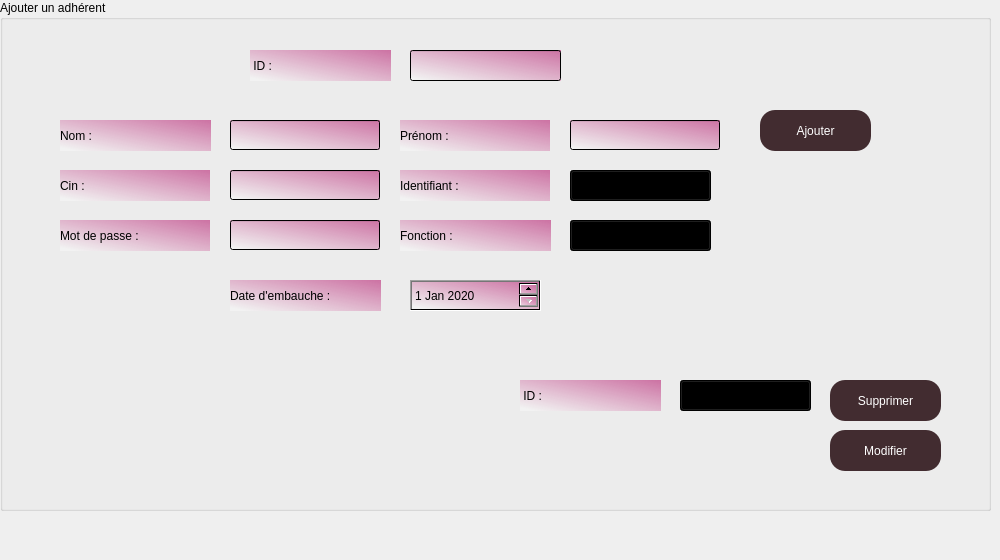
      <widget class="QWidget" name="Aherents">
       <attribute name="title">
        <string>Adhérents</string>
       </attribute>
       <widget class="QLabel" name="label_10">
        <property name="geometry">
         <rect>
          <x>0</x>
          <y>0</y>
          <width>991</width>
          <height>551</height>
         </rect>
        </property>
        <property name="minimumSize">
         <size>
          <width>991</width>
          <height>551</height>
         </size>
        </property>
        <property name="text">
         <string/>
        </property>
        <property name="pixmap">
         <pixmap>../other(img)/Teal And Brown Illustrated World Charity Day Poster.png</pixmap>
        </property>
       </widget>
       <widget class="QGroupBox" name="groupBox_3">
        <property name="geometry">
         <rect>
          <x>0</x>
          <y>0</y>
          <width>991</width>
          <height>511</height>
         </rect>
        </property>
        <property name="minimumSize">
         <size>
          <width>991</width>
          <height>200</height>
         </size>
        </property>
        <property name="styleSheet">
         <string notr="true">font: 12pt &quot;Times New Roman&quot;;</string>
        </property>
        <property name="title">
         <string>Ajouter un adhérent </string>
        </property>
        <widget class="QLabel" name="label_19">
         <property name="geometry">
          <rect>
           <x>60</x>
           <y>120</y>
           <width>151</width>
           <height>31</height>
          </rect>
         </property>
         <property name="minimumSize">
          <size>
           <width>101</width>
           <height>31</height>
          </size>
         </property>
         <property name="layoutDirection">
          <enum>Qt::LeftToRight</enum>
         </property>
         <property name="styleSheet">
          <string notr="true"> *{ background:qlineargradient(spread:pad, x1:0.058, y1:0.948864, x2:1, y2:0, stop:0 rgba(255, 255, 255, 74), stop:1 rgba(204, 114, 163, 255)); 
	font: 12pt &quot;Times New Roman&quot;;
}</string>
         </property>
         <property name="text">
          <string>Nom :</string>
         </property>
        </widget>
        <widget class="QLabel" name="label_18">
         <property name="geometry">
          <rect>
           <x>60</x>
           <y>170</y>
           <width>150</width>
           <height>31</height>
          </rect>
         </property>
         <property name="minimumSize">
          <size>
           <width>150</width>
           <height>31</height>
          </size>
         </property>
         <property name="styleSheet">
          <string notr="true"> *{ background:qlineargradient(spread:pad, x1:0.058, y1:0.948864, x2:1, y2:0, stop:0 rgba(255, 255, 255, 74), stop:1 rgba(204, 114, 163, 255)); 
	font: 12pt &quot;Times New Roman&quot;;
}</string>
         </property>
         <property name="text">
          <string>Cin :</string>
         </property>
        </widget>
        <widget class="QLabel" name="label_17">
         <property name="geometry">
          <rect>
           <x>400</x>
           <y>120</y>
           <width>150</width>
           <height>31</height>
          </rect>
         </property>
         <property name="minimumSize">
          <size>
           <width>150</width>
           <height>31</height>
          </size>
         </property>
         <property name="styleSheet">
          <string notr="true"> *{ background:qlineargradient(spread:pad, x1:0.058, y1:0.948864, x2:1, y2:0, stop:0 rgba(255, 255, 255, 74), stop:1 rgba(204, 114, 163, 255)); 
	font: 12pt &quot;Times New Roman&quot;;
}</string>
         </property>
         <property name="text">
          <string>Prénom :</string>
         </property>
        </widget>
        <widget class="QLabel" name="label_23">
         <property name="geometry">
          <rect>
           <x>230</x>
           <y>280</y>
           <width>151</width>
           <height>31</height>
          </rect>
         </property>
         <property name="minimumSize">
          <size>
           <width>150</width>
           <height>31</height>
          </size>
         </property>
         <property name="styleSheet">
          <string notr="true"> *{ background:qlineargradient(spread:pad, x1:0.058, y1:0.948864, x2:1, y2:0, stop:0 rgba(255, 255, 255, 74), stop:1 rgba(204, 114, 163, 255)); 
	font: 12pt &quot;Times New Roman&quot;;
}</string>
         </property>
         <property name="text">
          <string>Date d'embauche :</string>
         </property>
        </widget>
        <widget class="QLabel" name="label_20">
         <property name="geometry">
          <rect>
           <x>400</x>
           <y>220</y>
           <width>151</width>
           <height>31</height>
          </rect>
         </property>
         <property name="minimumSize">
          <size>
           <width>150</width>
           <height>31</height>
          </size>
         </property>
         <property name="styleSheet">
          <string notr="true"> *{ background:qlineargradient(spread:pad, x1:0.058, y1:0.948864, x2:1, y2:0, stop:0 rgba(255, 255, 255, 74), stop:1 rgba(204, 114, 163, 255)); 
	font: 12pt &quot;Times New Roman&quot;;
}</string>
         </property>
         <property name="text">
          <string>Fonction :</string>
         </property>
        </widget>
        <widget class="QLabel" name="label_24">
         <property name="geometry">
          <rect>
           <x>60</x>
           <y>220</y>
           <width>150</width>
           <height>31</height>
          </rect>
         </property>
         <property name="minimumSize">
          <size>
           <width>150</width>
           <height>31</height>
          </size>
         </property>
         <property name="styleSheet">
          <string notr="true"> *{ background:qlineargradient(spread:pad, x1:0.058, y1:0.948864, x2:1, y2:0, stop:0 rgba(255, 255, 255, 74), stop:1 rgba(204, 114, 163, 255)); 
	font: 12pt &quot;Times New Roman&quot;;
}</string>
         </property>
         <property name="text">
          <string>Mot de passe :</string>
         </property>
        </widget>
        <widget class="QLineEdit" name="lineEdit_8">
         <property name="geometry">
          <rect>
           <x>230</x>
           <y>120</y>
           <width>150</width>
           <height>30</height>
          </rect>
         </property>
         <property name="minimumSize">
          <size>
           <width>140</width>
           <height>30</height>
          </size>
         </property>
         <property name="styleSheet">
          <string notr="true"> *{ background:qlineargradient(spread:pad, x1:0.058, y1:0.948864, x2:1, y2:0, stop:0 rgba(255, 255, 255, 74), stop:1 rgba(204, 114, 163, 255));
font: 12pt &quot;Times New Roman&quot;;}
</string>
         </property>
         <property name="maxLength">
          <number>20</number>
         </property>
        </widget>
        <widget class="QLineEdit" name="lineEdit_6">
         <property name="geometry">
          <rect>
           <x>570</x>
           <y>120</y>
           <width>150</width>
           <height>30</height>
          </rect>
         </property>
         <property name="minimumSize">
          <size>
           <width>140</width>
           <height>30</height>
          </size>
         </property>
         <property name="styleSheet">
          <string notr="true"> *{ background:qlineargradient(spread:pad, x1:0.058, y1:0.948864, x2:1, y2:0, stop:0 rgba(255, 255, 255, 74), stop:1 rgba(204, 114, 163, 255));
font: 12pt &quot;Times New Roman&quot;;}
</string>
         </property>
         <property name="maxLength">
          <number>20</number>
         </property>
        </widget>
        <widget class="QLineEdit" name="lineEdit_7">
         <property name="geometry">
          <rect>
           <x>230</x>
           <y>170</y>
           <width>150</width>
           <height>30</height>
          </rect>
         </property>
         <property name="minimumSize">
          <size>
           <width>140</width>
           <height>30</height>
          </size>
         </property>
         <property name="styleSheet">
          <string notr="true"> *{ background:qlineargradient(spread:pad, x1:0.058, y1:0.948864, x2:1, y2:0, stop:0 rgba(255, 255, 255, 74), stop:1 rgba(204, 114, 163, 255));
font: 12pt &quot;Times New Roman&quot;;}
</string>
         </property>
         <property name="maxLength">
          <number>8</number>
         </property>
        </widget>
        <widget class="QLabel" name="label_21">
         <property name="geometry">
          <rect>
           <x>400</x>
           <y>170</y>
           <width>150</width>
           <height>31</height>
          </rect>
         </property>
         <property name="minimumSize">
          <size>
           <width>150</width>
           <height>31</height>
          </size>
         </property>
         <property name="styleSheet">
          <string notr="true"> *{ background:qlineargradient(spread:pad, x1:0.058, y1:0.948864, x2:1, y2:0, stop:0 rgba(255, 255, 255, 74), stop:1 rgba(204, 114, 163, 255)); 
	font: 12pt &quot;Times New Roman&quot;;
}</string>
         </property>
         <property name="text">
          <string>Identifiant :</string>
         </property>
        </widget>
        <widget class="QLineEdit" name="lineEdit_9">
         <property name="geometry">
          <rect>
           <x>230</x>
           <y>220</y>
           <width>150</width>
           <height>30</height>
          </rect>
         </property>
         <property name="minimumSize">
          <size>
           <width>140</width>
           <height>30</height>
          </size>
         </property>
         <property name="styleSheet">
          <string notr="true"> *{ background:qlineargradient(spread:pad, x1:0.058, y1:0.948864, x2:1, y2:0, stop:0 rgba(255, 255, 255, 74), stop:1 rgba(204, 114, 163, 255));
font: 12pt &quot;Times New Roman&quot;;}
</string>
         </property>
        </widget>
        <widget class="QPushButton" name="ajouter_button">
         <property name="geometry">
          <rect>
           <x>760</x>
           <y>110</y>
           <width>111</width>
           <height>41</height>
          </rect>
         </property>
         <property name="styleSheet">
          <string notr="true">#ajouter_button
{
font: 12pt &quot;Times New Roman&quot;;
background:#422c30;
color:white;
border-radius:15px;
}
#ajouter_button::hover
{
font: 12pt &quot;Times New Roman&quot;;
background:brown;
color:white;
border-radius:15px;
}</string>
         </property>
         <property name="text">
          <string>Ajouter</string>
         </property>
        </widget>
        <widget class="QPushButton" name="pushButton_12">
         <property name="geometry">
          <rect>
           <x>830</x>
           <y>380</y>
           <width>111</width>
           <height>41</height>
          </rect>
         </property>
         <property name="styleSheet">
          <string notr="true">#pushButton_12
{
font: 12pt &quot;Times New Roman&quot;;
background:#422c30;
color:white;
border-radius:15px;
}
#pushButton_12::hover
{
font: 12pt &quot;Times New Roman&quot;;
background:brown;
color:white;
border-radius:15px;
}</string>
         </property>
         <property name="text">
          <string>Supprimer</string>
         </property>
        </widget>
        <widget class="QLabel" name="label_25">
         <property name="geometry">
          <rect>
           <x>250</x>
           <y>50</y>
           <width>141</width>
           <height>31</height>
          </rect>
         </property>
         <property name="minimumSize">
          <size>
           <width>101</width>
           <height>31</height>
          </size>
         </property>
         <property name="layoutDirection">
          <enum>Qt::LeftToRight</enum>
         </property>
         <property name="styleSheet">
          <string notr="true"> *{ background:qlineargradient(spread:pad, x1:0.058, y1:0.948864, x2:1, y2:0, stop:0 rgba(255, 255, 255, 74), stop:1 rgba(204, 114, 163, 255)); 
	font: 12pt &quot;Times New Roman&quot;;
}</string>
         </property>
         <property name="text">
          <string> ID :</string>
         </property>
        </widget>
        <widget class="QPushButton" name="pushButton_11">
         <property name="geometry">
          <rect>
           <x>830</x>
           <y>430</y>
           <width>111</width>
           <height>41</height>
          </rect>
         </property>
         <property name="styleSheet">
          <string notr="true">#pushButton_11
{
font: 12pt &quot;Times New Roman&quot;;
background:#422c30;
color:white;
border-radius:15px;
}
#pushButton_11::hover
{
font: 12pt &quot;Times New Roman&quot;;
background:brown;
color:white;
border-radius:15px;
}</string>
         </property>
         <property name="text">
          <string>Modifier</string>
         </property>
        </widget>
        <widget class="QComboBox" name="comboBox">
         <property name="geometry">
          <rect>
           <x>570</x>
           <y>220</y>
           <width>141</width>
           <height>31</height>
          </rect>
         </property>
         <property name="styleSheet">
          <string notr="true"> *{ background:qlineargradient(spread:pad, x1:0.058, y1:0.948864, x2:1, y2:0, stop:0 rgba(255, 255, 255, 74), stop:1 rgba(204, 114, 163, 255));
font: 12pt &quot;Times New Roman&quot;;}
</string>
         </property>
         <item>
          <property name="text">
           <string>RH</string>
          </property>
         </item>
         <item>
          <property name="text">
           <string>Responsable Relations Beneficiaires</string>
          </property>
         </item>
         <item>
          <property name="text">
           <string>Directeur collet de Fonds</string>
          </property>
         </item>
         <item>
          <property name="text">
           <string>Responsable Livraison</string>
          </property>
         </item>
         <item>
          <property name="text">
           <string>Responsable Evenement</string>
          </property>
         </item>
        </widget>
        <widget class="QComboBox" name="comboBox_2">
         <property name="geometry">
          <rect>
           <x>570</x>
           <y>170</y>
           <width>141</width>
           <height>31</height>
          </rect>
         </property>
         <property name="styleSheet">
          <string notr="true"> *{ background:qlineargradient(spread:pad, x1:0.058, y1:0.948864, x2:1, y2:0, stop:0 rgba(255, 255, 255, 74), stop:1 rgba(204, 114, 163, 255));
font: 12pt &quot;Times New Roman&quot;;}
</string>
         </property>
         <item>
          <property name="text">
           <string>200ADH1403 </string>
          </property>
         </item>
         <item>
          <property name="text">
           <string>214BEN1101 </string>
          </property>
         </item>
         <item>
          <property name="text">
           <string>301DON1407 </string>
          </property>
         </item>
         <item>
          <property name="text">
           <string>312LIV1807 </string>
          </property>
         </item>
         <item>
          <property name="text">
           <string>232EVE0101</string>
          </property>
         </item>
        </widget>
        <widget class="QComboBox" name="comboBox_3">
         <property name="geometry">
          <rect>
           <x>680</x>
           <y>380</y>
           <width>131</width>
           <height>31</height>
          </rect>
         </property>
         <property name="styleSheet">
          <string notr="true"> *{ background:qlineargradient(spread:pad, x1:0.058, y1:0.948864, x2:1, y2:0, stop:0 rgba(255, 255, 255, 74), stop:1 rgba(204, 114, 163, 255));
font: 12pt &quot;Times New Roman&quot;;}
</string>
         </property>
        </widget>
        <widget class="QDateEdit" name="dateEdit">
         <property name="geometry">
          <rect>
           <x>410</x>
           <y>280</y>
           <width>131</width>
           <height>31</height>
          </rect>
         </property>
         <property name="styleSheet">
          <string notr="true"> *{ background:qlineargradient(spread:pad, x1:0.058, y1:0.948864, x2:1, y2:0, stop:0 rgba(255, 255, 255, 74), stop:1 rgba(204, 114, 163, 255));
font: 12pt &quot;Times New Roman&quot;;}
</string>
         </property>
         <property name="dateTime">
          <datetime>
           <hour>0</hour>
           <minute>0</minute>
           <second>0</second>
           <year>2020</year>
           <month>1</month>
           <day>1</day>
          </datetime>
         </property>
         <property name="maximumDate">
          <date>
           <year>2030</year>
           <month>12</month>
           <day>31</day>
          </date>
         </property>
        </widget>
        <widget class="QLabel" name="label_26">
         <property name="geometry">
          <rect>
           <x>520</x>
           <y>380</y>
           <width>141</width>
           <height>31</height>
          </rect>
         </property>
         <property name="minimumSize">
          <size>
           <width>101</width>
           <height>31</height>
          </size>
         </property>
         <property name="layoutDirection">
          <enum>Qt::LeftToRight</enum>
         </property>
         <property name="styleSheet">
          <string notr="true"> *{ background:qlineargradient(spread:pad, x1:0.058, y1:0.948864, x2:1, y2:0, stop:0 rgba(255, 255, 255, 74), stop:1 rgba(204, 114, 163, 255)); 
	font: 12pt &quot;Times New Roman&quot;;
}</string>
         </property>
         <property name="text">
          <string> ID :</string>
         </property>
        </widget>
        <widget class="QLineEdit" name="lineEdit_4">
         <property name="geometry">
          <rect>
           <x>410</x>
           <y>50</y>
           <width>151</width>
           <height>31</height>
          </rect>
         </property>
         <property name="styleSheet">
          <string notr="true"> *{ background:qlineargradient(spread:pad, x1:0.058, y1:0.948864, x2:1, y2:0, stop:0 rgba(255, 255, 255, 74), stop:1 rgba(204, 114, 163, 255));
font: 12pt &quot;Times New Roman&quot;;}</string>
         </property>
        </widget>
       </widget>
      </widget>
